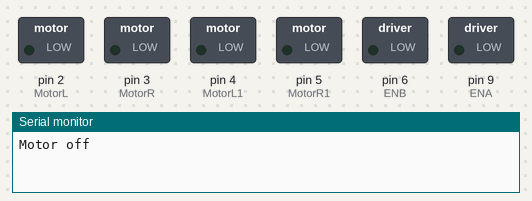
The sketch below on a simulated Arduino Uno, built with avr-gcc and run on an emulated ATmega328P. Shown: switched loads named in the sketch (green lamp = pin HIGH), the last lines printed to the serial monitor.

Above: at 0.05 s.
At 3.95 s:
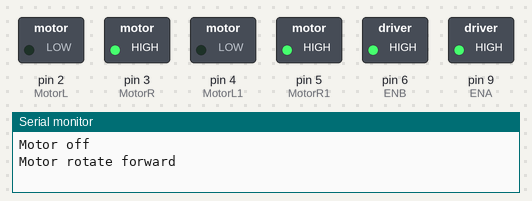
At 7.95 s:
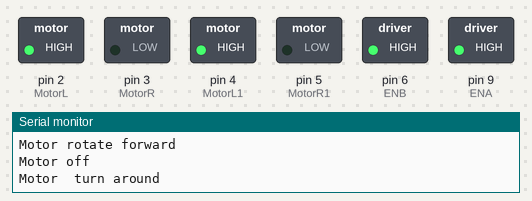
At 11.95 s:
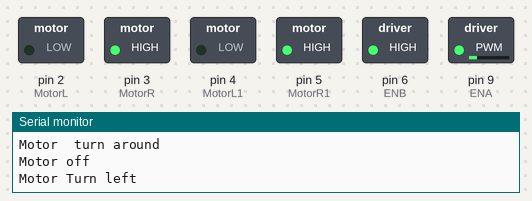
At 15.95 s:
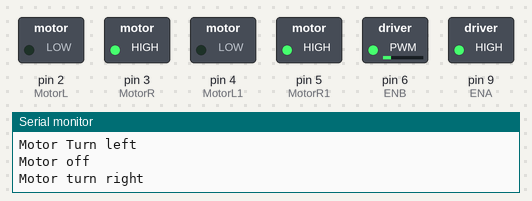
Timing chart, 0 to 20.8 s (numbered marks = the images above):
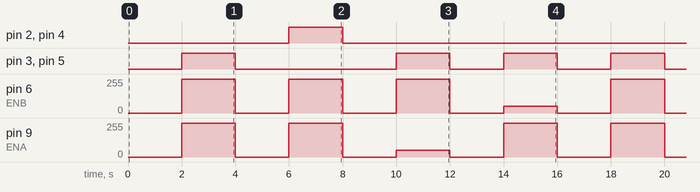

Measured:
- by itself, pin 2 (MotorL), pin 4 (MotorL1): alternates HIGH for 2.0 s and LOW for 14.0 s
- by itself, pin 3 (MotorR), pin 5 (MotorR1): repeats every 16.0 s: LOW 6.0 s, 2 × (HIGH 2.0 s, LOW 2.0 s), HIGH 2.0 s
- by itself, pin 6 (ENB): repeats every 16.0 s: 2 × (0/255 2.0 s, 255/255 2.0 s), 0/255 2.0 s, 50/255 2.0 s, 0/255 2.0 s, 255/255 2.0 s
- by itself, pin 9 (ENA): repeats every 16.0 s: 0/255 2.0 s, 255/255 2.0 s, 0/255 2.0 s, 50/255 2.0 s, 2 × (0/255 2.0 s, 255/255 2.0 s)

The sketch:

LAB64.ino
```cpp
// LAB 6.4
//https://app.cirkitdesigner.com/project/5c2ae5ba-3dbe-4869-8837-9ede21b671c1


#define MotorL 2
#define MotorR 3

#define MotorL1 4
#define MotorR1 5

#define ENB 6
#define ENA 9

void setup() {
  Serial.begin(9600);
  pinMode(MotorL, OUTPUT);
  pinMode(MotorR, OUTPUT);
  pinMode(MotorL1, OUTPUT);
  pinMode(MotorR1, OUTPUT);

  pinMode(ENB, OUTPUT);
  pinMode(ENA, OUTPUT);

}

void loop() {
  Moff();

  analogWrite(ENB, 255);   // หมุนไปข้างหน้า
  analogWrite(ENA, 255);
  digitalWrite(MotorL, LOW);
  digitalWrite(MotorR, HIGH);
  digitalWrite(MotorL1, LOW);
  digitalWrite(MotorR1, HIGH);
  Serial.println("Motor rotate forward ");
  delay(2000);

  Moff();

  analogWrite(ENB, 255);   // หมุนกลับหลัง
  analogWrite(ENA, 255);
  digitalWrite(MotorL, HIGH);
  digitalWrite(MotorR, LOW);
  digitalWrite(MotorL1, HIGH);
  digitalWrite(MotorR1, LOW);
  Serial.println("Motor  turn around");
  delay(2000);

  Moff();

  analogWrite(ENB, 255);   // เลียวซ้าย
  analogWrite(ENA, 50);
  digitalWrite(MotorL, LOW);
  digitalWrite(MotorR, HIGH);
  digitalWrite(MotorL1, LOW);
  digitalWrite(MotorR1, HIGH);
  Serial.println("Motor Turn left");
  delay(2000);

  Moff();

  analogWrite(ENB, 50);   // หมุนไปข้างซ้าย
  analogWrite(ENA, 255);
  digitalWrite(MotorL, LOW);
  digitalWrite(MotorR, HIGH);
  digitalWrite(MotorL1, LOW);
  digitalWrite(MotorR1, HIGH);
  Serial.println("Motor turn right");
  delay(2000);


}
void Moff(){
 analogWrite(ENB, 0);   // หยุดนิ่ง
  analogWrite(ENA, 0);
  digitalWrite(MotorL, LOW);
  digitalWrite(MotorR, LOW);
  digitalWrite(MotorL1, LOW);
  digitalWrite(MotorR1, LOW);
  Serial.println("Motor off");
  delay(2000);
}
```

LAB61.ino
```cpp
// LAB 6.1
//https://app.cirkitdesigner.com/project/5d13baca-244f-49c3-9aaf-5a5f2f976ddc
```
